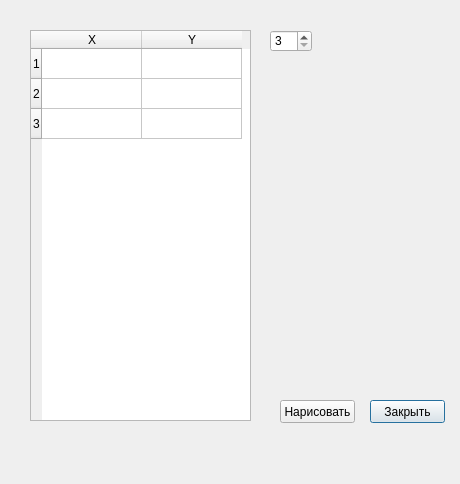
<?xml version="1.0" encoding="UTF-8"?>
<ui version="4.0">
 <class>Dialog_polylines</class>
 <widget class="QDialog" name="Dialog_polylines">
  <property name="geometry">
   <rect>
    <x>0</x>
    <y>0</y>
    <width>460</width>
    <height>484</height>
   </rect>
  </property>
  <property name="windowTitle">
   <string>Dialog</string>
  </property>
  <widget class="QTableWidget" name="tableWidget">
   <property name="geometry">
    <rect>
     <x>30</x>
     <y>30</y>
     <width>221</width>
     <height>391</height>
    </rect>
   </property>
   <property name="rowCount">
    <number>3</number>
   </property>
   <row/>
   <row/>
   <row/>
   <column>
    <property name="text">
     <string>X</string>
    </property>
   </column>
   <column>
    <property name="text">
     <string>Y</string>
    </property>
   </column>
  </widget>
  <widget class="QPushButton" name="pushButton">
   <property name="geometry">
    <rect>
     <x>370</x>
     <y>400</y>
     <width>75</width>
     <height>23</height>
    </rect>
   </property>
   <property name="text">
    <string>Закрыть</string>
   </property>
  </widget>
  <widget class="QPushButton" name="pushButton_add">
   <property name="geometry">
    <rect>
     <x>280</x>
     <y>400</y>
     <width>75</width>
     <height>23</height>
    </rect>
   </property>
   <property name="text">
    <string>Нарисовать</string>
   </property>
  </widget>
  <widget class="QSpinBox" name="spinBox">
   <property name="geometry">
    <rect>
     <x>270</x>
     <y>30</y>
     <width>42</width>
     <height>22</height>
    </rect>
   </property>
   <property name="minimum">
    <number>3</number>
   </property>
   <property name="maximum">
    <number>25</number>
   </property>
  </widget>
 </widget>
 <resources/>
 <connections/>
</ui>
